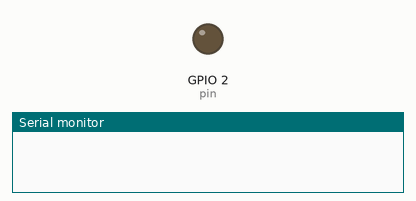
Recording of a program running on a simulated ESP32. Parts: output pins drawn as LEDs (lit = HIGH), the last lines printed to the serial monitor. WiFi joins after 1.5 s; servers stay silent unless stated.

Above: at 0.1 s.
At 2.1 s:
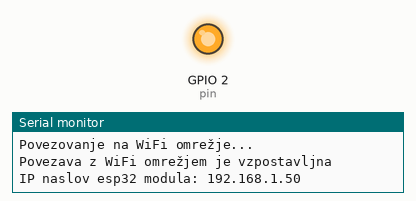
Timing chart, 0 to 3.8 s (numbered marks = the images above):
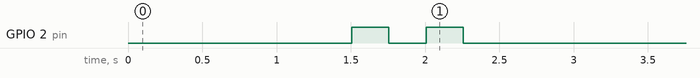

The program:

main.cpp
```cpp
#include <Arduino.h>
#include <WiFi.h>

const char* ssid = "kresilnik"; // identifikator oz. ime našega WiFi usmerjevalnika
const char* password = "bled2024";

void setup() {
  // put your setup code here, to run once:
  pinMode(2, OUTPUT); // pin (nožica) št. 2 bo uporabljena kot digitalni izhod

  Serial.begin(115200); // hitrost komunikacije preko serijskega vmesnika

  WiFi.begin(ssid, password); // poženemo WiFi

  while(WiFi.status() != WL_CONNECTED){ // WifiLibrary - status CONNECTED
    delay(500);
    Serial.println("Povezovanje na WiFi omrežje...");
  }

  Serial.println("Povezava z WiFi omrežjem je vzpostavljna");
  Serial.print("IP naslov esp32 modula: ");
  Serial.println(WiFi.localIP());

  // ta del kode uporabimo kot indikator, da se je program prenesel na modul, LED 2x utripne
  digitalWrite(2, HIGH); // na pin 2 zapišemo visoko vrednost (HIGH)
  delay(250); // zakasnitev v milisekundah
  digitalWrite(2, LOW); //  na pin 2 zapišemo nizko vrednost (LOW)
  delay(250); // zakasnitev v milisekundah
  digitalWrite(2, HIGH); // na pin 2 zapišemo visoko vrednost (HIGH)
  delay(250); // zakasnitev v milisekundah
  digitalWrite(2, LOW); //  na pin 2 zapišemo nizko vrednost (LOW)
  delay(250); // zakasnitev v milisekundah
}

void loop() {
  // put your main code here, to run repeatedly:
}
```
